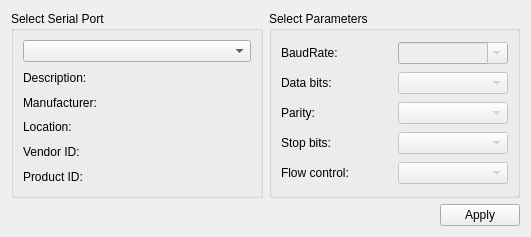
<?xml version="1.0" encoding="UTF-8"?>
<ui version="4.0">
 <class>serialWidget</class>
 <widget class="QWidget" name="serialWidget">
  <property name="windowModality">
   <enum>Qt::NonModal</enum>
  </property>
  <property name="geometry">
   <rect>
    <x>0</x>
    <y>0</y>
    <width>531</width>
    <height>237</height>
   </rect>
  </property>
  <property name="windowTitle">
   <string>SerialPort Setting</string>
  </property>
  <layout class="QGridLayout" name="gridLayout_3">
   <item row="1" column="0" colspan="2">
    <layout class="QHBoxLayout" name="horizontalLayout">
     <item>
      <widget class="QLabel" name="status">
       <property name="text">
        <string/>
       </property>
      </widget>
     </item>
     <item>
      <spacer name="horizontalSpacer">
       <property name="orientation">
        <enum>Qt::Horizontal</enum>
       </property>
       <property name="sizeHint" stdset="0">
        <size>
         <width>96</width>
         <height>20</height>
        </size>
       </property>
      </spacer>
     </item>
     <item>
      <widget class="QPushButton" name="applyButton">
       <property name="text">
        <string>Apply</string>
       </property>
      </widget>
     </item>
    </layout>
   </item>
   <item row="0" column="0">
    <widget class="QGroupBox" name="selectBox">
     <property name="title">
      <string>Select Serial Port</string>
     </property>
     <layout class="QGridLayout" name="gridLayout">
      <item row="0" column="0">
       <widget class="QComboBox" name="serialPortInfoListBox"/>
      </item>
      <item row="2" column="0">
       <widget class="QLabel" name="manufacturerLabel">
        <property name="text">
         <string>Manufacturer:</string>
        </property>
       </widget>
      </item>
      <item row="1" column="0">
       <widget class="QLabel" name="descriptionLabel">
        <property name="text">
         <string>Description:</string>
        </property>
       </widget>
      </item>
      <item row="4" column="0">
       <widget class="QLabel" name="vidLabel">
        <property name="text">
         <string>Vendor ID:</string>
        </property>
       </widget>
      </item>
      <item row="5" column="0">
       <widget class="QLabel" name="pidLabel">
        <property name="text">
         <string>Product ID:</string>
        </property>
       </widget>
      </item>
      <item row="3" column="0">
       <widget class="QLabel" name="locationLabel">
        <property name="text">
         <string>Location:</string>
        </property>
       </widget>
      </item>
     </layout>
    </widget>
   </item>
   <item row="0" column="1">
    <widget class="QGroupBox" name="parametersBox">
     <property name="title">
      <string>Select Parameters</string>
     </property>
     <layout class="QGridLayout" name="gridLayout_2">
      <item row="0" column="1">
       <widget class="QComboBox" name="baudRateBox">
        <property name="enabled">
         <bool>false</bool>
        </property>
        <property name="editable">
         <bool>true</bool>
        </property>
       </widget>
      </item>
      <item row="3" column="0">
       <widget class="QLabel" name="stopBitsLabel">
        <property name="text">
         <string>Stop bits:</string>
        </property>
       </widget>
      </item>
      <item row="2" column="0">
       <widget class="QLabel" name="parityLabel">
        <property name="text">
         <string>Parity:</string>
        </property>
       </widget>
      </item>
      <item row="2" column="1">
       <widget class="QComboBox" name="parityBox">
        <property name="enabled">
         <bool>false</bool>
        </property>
       </widget>
      </item>
      <item row="0" column="0">
       <widget class="QLabel" name="baudRateLabel">
        <property name="text">
         <string>BaudRate:</string>
        </property>
       </widget>
      </item>
      <item row="4" column="0">
       <widget class="QLabel" name="flowControlLabel">
        <property name="text">
         <string>Flow control:</string>
        </property>
       </widget>
      </item>
      <item row="3" column="1">
       <widget class="QComboBox" name="stopBitsBox">
        <property name="enabled">
         <bool>false</bool>
        </property>
       </widget>
      </item>
      <item row="4" column="1">
       <widget class="QComboBox" name="flowControlBox">
        <property name="enabled">
         <bool>false</bool>
        </property>
       </widget>
      </item>
      <item row="1" column="1">
       <widget class="QComboBox" name="dataBitsBox">
        <property name="enabled">
         <bool>false</bool>
        </property>
       </widget>
      </item>
      <item row="1" column="0">
       <widget class="QLabel" name="dataBitsLabel">
        <property name="text">
         <string>Data bits:</string>
        </property>
       </widget>
      </item>
     </layout>
    </widget>
   </item>
  </layout>
 </widget>
 <resources/>
 <connections/>
</ui>
